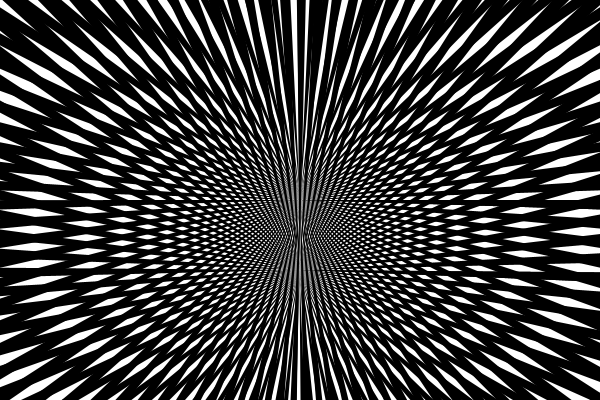
Frame 1 (no input)
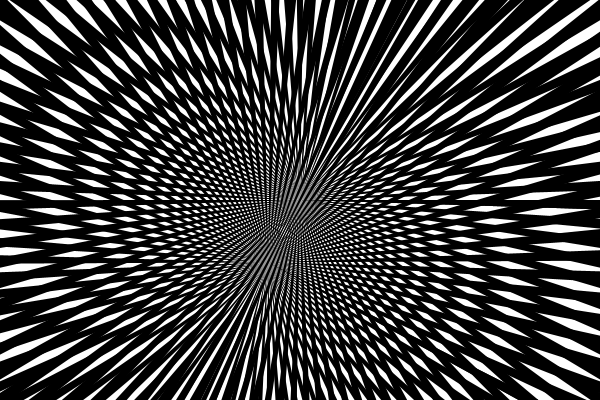
Frame 60 (the mouse pressed at the canvas centre just before this capture)
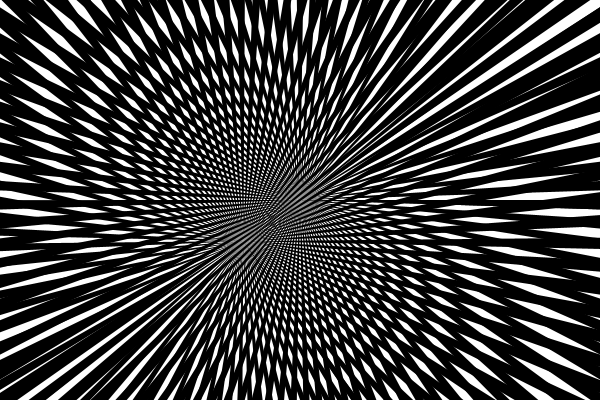
Frame 120 (the mouse held since frame 60 and released just before this capture)

The Processing sketch that drew these frames (run headless with seeded random() and noise(); from frame 60 on, the mouse is pressed at the canvas centre):

// Processing sketch: moire1
// ── moire1.pde
void setup() {
  size(600, 400);
  smooth();
  noStroke();
}

void draw() {
  background(255);
  pushMatrix();
  translate(width/2, height/2);  // mouse input will go here
  fill(0, 0, 0);
  drawStar();
  popMatrix();
  
  pushMatrix();
  translate(width/2, height/2);
  rotate(TWO_PI * frameCount/800);
  translate(0, 70);
  fill(0, 0, 0);
  drawStar();
  popMatrix();
}

void drawStar() {
  int numSpokes = 100;
  for (int i=0; i<numSpokes; i++) {
     float t0 = map(i, 0, numSpokes-1, 0, TWO_PI);
     float t1 = t0 + (TWO_PI/(2*numSpokes));
     arc(0, 0, 1000, 1000, t0, t1);
  }
}
